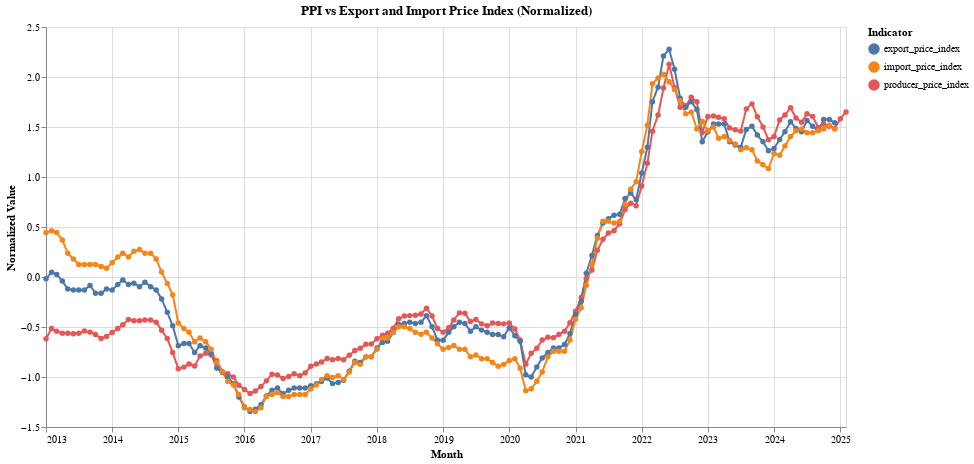

The notebook cell this image was saved under:
### Markdown cell above
- This chart compares the unemployment rate with average hourly earnings, highlighting a strong divergence during and after the 2020 economic shock. While unemployment peaked in early 2020, hourly earnings remained resilient and even increased. The inverse pattern may indicate wage rigidity or stimulus effects during the pandemic, and potentially a shift in labor market dynamics as demand for workers rebounded quickly.

### Code cell
# ppi epi ipi

# select features
selected_vars = ["producer_price_index", "export_price_index", "import_price_index"]

# plot
df_long = df_scaled.melt(
    id_vars=["YearMonth"],
    value_vars=selected_vars,
    var_name="Indicator",
    value_name="Value"
)

chart = alt.Chart(df_long).mark_line(point=True).encode(
    x=alt.X("YearMonth:T", title="Month"),
    y=alt.Y("Value:Q", title="Normalized Value"),
    color=alt.Color("Indicator:N", title="Indicator"),
    tooltip=["YearMonth:T", "Indicator:N", "Value:Q"],
    opacity=alt.condition(selection, alt.value(1), alt.value(0.1)) 
).add_selection(
    selection
).properties(
    width=800,
    height=400,
    title=" PPI vs Export and Import Price Index (Normalized)"
)
chart

### Figure 1 — Vega-Lite specification as saved in the notebook (floating-point values rounded to 4 significant figures; data arrays with more than 128 entries replaced by an {"elided": "..."} marker saying what was removed)
{"config": {"view": {"continuousWidth": 300, "continuousHeight": 300}}, "data": {"name": "data-4026f162a7cd1ab9d8bdbb780b5ae9ea"}, "mark": {"type": "line", "point": true}, "encoding": {"color": {"field": "Indicator", "title": "Indicator", "type": "nominal"}, "opacity": {"condition": {"param": "param_8", "value": 1}, "value": 0.1}, "tooltip": [{"field": "YearMonth", "type": "temporal"}, {"field": "Indicator", "type": "nominal"}, {"field": "Value", "type": "quantitative"}], "x": {"field": "YearMonth", "title": "Month", "type": "temporal"}, "y": {"field": "Value", "title": "Normalized Value", "type": "quantitative"}}, "height": 400, "params": [{"name": "param_8", "select": {"type": "point", "fields": ["Indicator"]}, "bind": "legend"}], "title": " PPI vs Export and Import Price Index (Normalized)", "width": 800, "$schema": "https://vega.github.io/schema/vega-lite/v5.8.0.json", "datasets": {"data-4026f162a7cd1ab9d8bdbb780b5ae9ea": {"elided": "438 records"}}}
